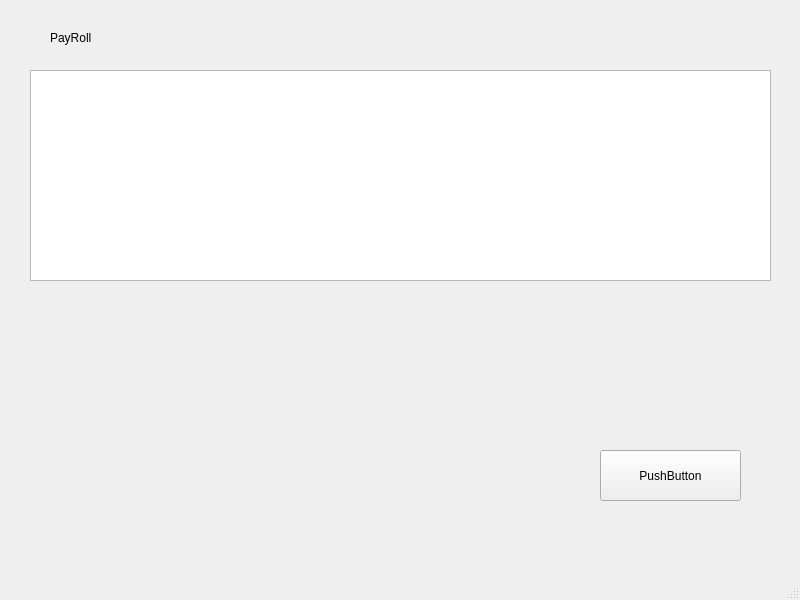
<?xml version="1.0" encoding="UTF-8"?>
<ui version="4.0">
 <class>MainWindow</class>
 <widget class="QMainWindow" name="MainWindow">
  <property name="geometry">
   <rect>
    <x>0</x>
    <y>0</y>
    <width>800</width>
    <height>600</height>
   </rect>
  </property>
  <property name="windowTitle">
   <string>MainWindow</string>
  </property>
  <widget class="QWidget" name="centralwidget">
   <widget class="QTableWidget" name="tableWidget">
    <property name="geometry">
     <rect>
      <x>30</x>
      <y>70</y>
      <width>741</width>
      <height>211</height>
     </rect>
    </property>
   </widget>
   <widget class="QLabel" name="label">
    <property name="geometry">
     <rect>
      <x>50</x>
      <y>30</y>
      <width>141</width>
      <height>16</height>
     </rect>
    </property>
    <property name="text">
     <string>PayRoll</string>
    </property>
   </widget>
   <widget class="QPushButton" name="pushButton">
    <property name="geometry">
     <rect>
      <x>600</x>
      <y>450</y>
      <width>141</width>
      <height>51</height>
     </rect>
    </property>
    <property name="text">
     <string>PushButton</string>
    </property>
   </widget>
  </widget>
  <widget class="QMenuBar" name="menubar">
   <property name="geometry">
    <rect>
     <x>0</x>
     <y>0</y>
     <width>800</width>
     <height>22</height>
    </rect>
   </property>
  </widget>
  <widget class="QStatusBar" name="statusbar"/>
 </widget>
 <resources/>
 <connections/>
</ui>
